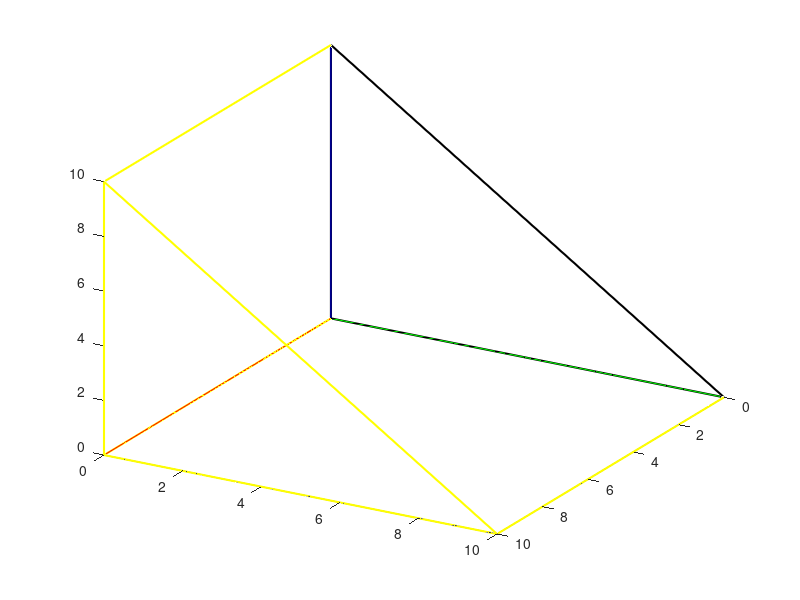

This figure's MATLAB source: (Note: this script raises an error after producing the figure.)
% Tarea 2
% Ejercicio 2.17 
% Robot Dynamics and Control
% Mark Spong 1989
% Pablo Sotelo Abraham de Jesús
% Boleta: B230996
% Metodos Algebraicos para Robots

clc         %Limpiar pantalla
clear all   %Limpiar las variables
close       %Cerrar gráficas que existen
Tid=[1 0 0 0;
     0 1 0 0;
     0 0 1 0;
     0 0 0 1]; % Matriz identidad
Tid_1 = [1 0 0 0 ;
         0 1 0 0 ;
         0 0 1 0 ;
         0 0 0 1 ]; % Matriz identidad para dibujo de marco inicial

% Dibujo para simular los elementos de la Figura 2.17
line([0 10],[0,0],[0 0],'color','y', "linewidth", 1.5) 
line([10 10],[0,0],[0 10],'color','y', "linewidth", 1.5) 
line([10 10],[0,10],[0 0],'color','y', "linewidth", 1.5)
line([10 10],[0,10],[10 0],'color','y', "linewidth", 1.5) 
line([0 10],[0,0],[10 10],'color','y', "linewidth", 1.5)
line([0 10],[10,10],[0 0],'color','y', "linewidth", 1.5)
line([0 0],[0,10],[10 0],'color','black', "linewidth", 1.5)
line([0 0],[0,10],[0 0],'color','black', "linewidth", 1.5)
line([0 0],[0,0],[0 10],'color','black', "linewidth", 1.5)


% Lineas para referencia del marco {0}
line([0 10],[0,0],[0 0],'color','r') 
line([0 0],[0,10],[0 0],'color','g') 
line([0 0],[0,0],[0 10],'color','b')
view(120,30)



%Representaciión del marco H^1_0
H_0_0 = Rot_Y(90)
R1_1 = Rot_X(90)
H_0_1 = H_0_0 * Rot_X(90)
Pt_0 = [1 0 0 -1;
      0 1 0 0 ;
      0 0 1 0 ;
      0 0 0 1] 
H_0_2 = H_0_1 * Pt_0
ejesmoviles(H_0_2)
ejesmoviles(Tid) 


%Representaciión del marco H^2_0
H_2_0 = [1 0 0 0;
        0 1 0 1 ;
        0 0 1 0 ;
        0 0 0 1] 
Rot111 = Rot_X(90)
Rot222 = Rot_Z(90)
H_2_1 = H_2_0 * Rot_X(90)
H_3_1 = H_2_1 * Rot_Y(-90)
ejesmoviles(H_3_1)

% Matriz H12
H1 = [1 0 0 1;
     0 1 0 0;
     0 0 1 0;
     0 0 0 1]
 
H2 = [1 0 0 0;
     0 1 0 0;
     0 0 1 -1;
     0 0 0 1]

HV = H1*H2 *Rot_X(90) * Rot_Z(90)

HVG = H_0_2*HV


